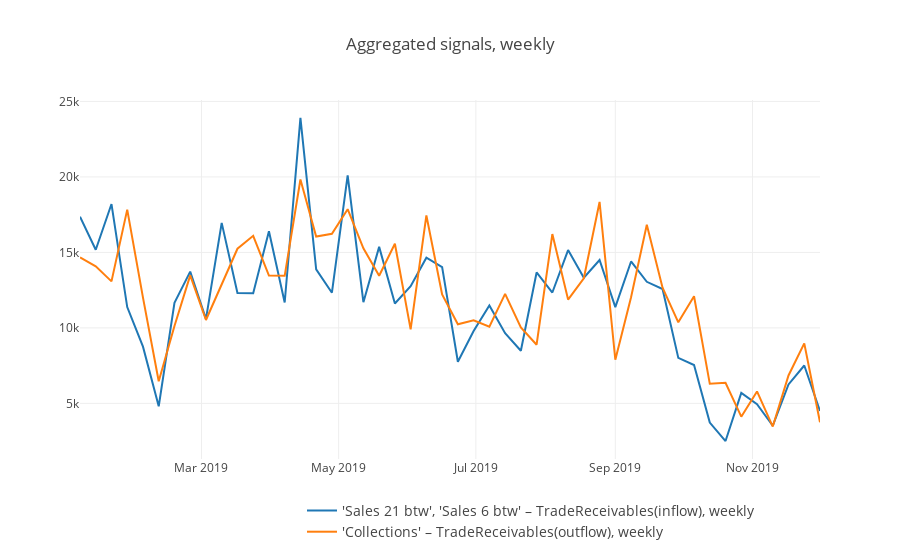

Write notebook code for a chart like this one.
### Markdown cell above
## Process-based model, GroundTruth

### Code cell
constructSignals(df_all, shift=(0, -2), query=[{"select": ["Sales 21 btw", "Sales 6 btw"], 
                              "_with": {"FA_Name": "TradeReceivables", "flow": "inflow"}}, 
                                {"select": ["Collections"], "_with": {"FA_Name": "TradeReceivables", "flow": "outflow"}}], 
                 on="GroundTruth", agg_period="W", title="TR_GroundTruth")
